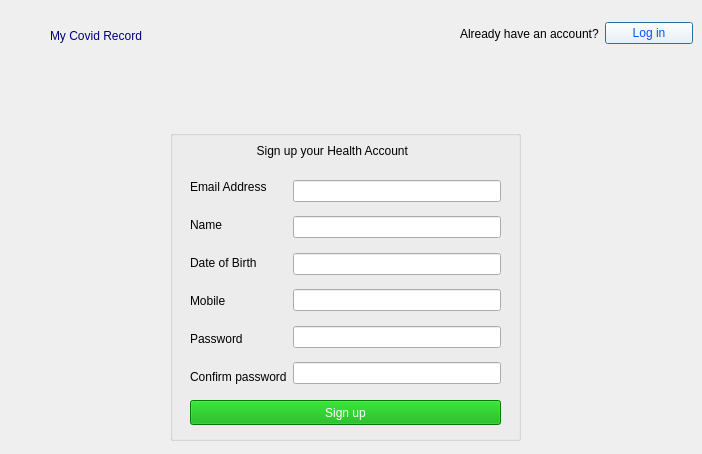
<?xml version="1.0" encoding="UTF-8"?>
<ui version="4.0">
 <class>UserSignup</class>
 <widget class="QDialog" name="UserSignup">
  <property name="geometry">
   <rect>
    <x>0</x>
    <y>0</y>
    <width>702</width>
    <height>454</height>
   </rect>
  </property>
  <property name="windowTitle">
   <string>Dialog</string>
  </property>
  <widget class="QLabel" name="label">
   <property name="geometry">
    <rect>
     <x>50</x>
     <y>20</y>
     <width>151</width>
     <height>31</height>
    </rect>
   </property>
   <property name="styleSheet">
    <string notr="true">color: rgb(0, 0, 127);
font: 87 11pt &quot;Arial Black&quot;;</string>
   </property>
   <property name="text">
    <string>My Covid Record</string>
   </property>
  </widget>
  <widget class="QLabel" name="label_image1">
   <property name="geometry">
    <rect>
     <x>270</x>
     <y>50</y>
     <width>151</width>
     <height>61</height>
    </rect>
   </property>
   <property name="text">
    <string/>
   </property>
  </widget>
  <widget class="QWidget" name="layoutWidget">
   <property name="geometry">
    <rect>
     <x>460</x>
     <y>20</y>
     <width>233</width>
     <height>27</height>
    </rect>
   </property>
   <layout class="QHBoxLayout" name="horizontalLayout">
    <item>
     <widget class="QLabel" name="label_2">
      <property name="styleSheet">
       <string notr="true">font: 9pt &quot;Arial Rounded MT Bold&quot;;</string>
      </property>
      <property name="text">
       <string>Already have an account?</string>
      </property>
     </widget>
    </item>
    <item>
     <widget class="QPushButton" name="pushButton_Login">
      <property name="styleSheet">
       <string notr="true">background-color: rgb(255, 255, 255);
font: 87 9pt &quot;Arial Black&quot;;
color: rgb(0, 85, 255);</string>
      </property>
      <property name="text">
       <string>Log in</string>
      </property>
     </widget>
    </item>
   </layout>
  </widget>
  <widget class="QGroupBox" name="groupBox">
   <property name="geometry">
    <rect>
     <x>170</x>
     <y>130</y>
     <width>351</width>
     <height>311</height>
    </rect>
   </property>
   <property name="title">
    <string/>
   </property>
   <widget class="QLabel" name="label_3">
    <property name="geometry">
     <rect>
      <x>70</x>
      <y>0</y>
      <width>241</width>
      <height>41</height>
     </rect>
    </property>
    <property name="styleSheet">
     <string notr="true">font: 87 9pt &quot;Arial Black&quot;;</string>
    </property>
    <property name="text">
     <string>     Sign up your Health Account</string>
    </property>
   </widget>
   <widget class="QWidget" name="">
    <property name="geometry">
     <rect>
      <x>20</x>
      <y>50</y>
      <width>311</width>
      <height>204</height>
     </rect>
    </property>
    <layout class="QHBoxLayout" name="horizontalLayout_2">
     <item>
      <layout class="QVBoxLayout" name="verticalLayout">
       <item>
        <widget class="QLabel" name="label_4">
         <property name="text">
          <string>Email Address</string>
         </property>
        </widget>
       </item>
       <item>
        <spacer name="verticalSpacer">
         <property name="orientation">
          <enum>Qt::Vertical</enum>
         </property>
         <property name="sizeHint" stdset="0">
          <size>
           <width>20</width>
           <height>40</height>
          </size>
         </property>
        </spacer>
       </item>
       <item>
        <widget class="QLabel" name="label_5">
         <property name="text">
          <string>Name</string>
         </property>
        </widget>
       </item>
       <item>
        <spacer name="verticalSpacer_2">
         <property name="orientation">
          <enum>Qt::Vertical</enum>
         </property>
         <property name="sizeHint" stdset="0">
          <size>
           <width>20</width>
           <height>40</height>
          </size>
         </property>
        </spacer>
       </item>
       <item>
        <widget class="QLabel" name="label_6">
         <property name="text">
          <string>Date of Birth</string>
         </property>
        </widget>
       </item>
       <item>
        <spacer name="verticalSpacer_3">
         <property name="orientation">
          <enum>Qt::Vertical</enum>
         </property>
         <property name="sizeHint" stdset="0">
          <size>
           <width>20</width>
           <height>40</height>
          </size>
         </property>
        </spacer>
       </item>
       <item>
        <widget class="QLabel" name="label_7">
         <property name="text">
          <string>Mobile</string>
         </property>
        </widget>
       </item>
       <item>
        <spacer name="verticalSpacer_4">
         <property name="orientation">
          <enum>Qt::Vertical</enum>
         </property>
         <property name="sizeHint" stdset="0">
          <size>
           <width>20</width>
           <height>40</height>
          </size>
         </property>
        </spacer>
       </item>
       <item>
        <widget class="QLabel" name="label_8">
         <property name="text">
          <string>Password</string>
         </property>
        </widget>
       </item>
       <item>
        <spacer name="verticalSpacer_5">
         <property name="orientation">
          <enum>Qt::Vertical</enum>
         </property>
         <property name="sizeHint" stdset="0">
          <size>
           <width>20</width>
           <height>40</height>
          </size>
         </property>
        </spacer>
       </item>
       <item>
        <widget class="QLabel" name="label_9">
         <property name="text">
          <string>Confirm password</string>
         </property>
        </widget>
       </item>
      </layout>
     </item>
     <item>
      <layout class="QVBoxLayout" name="verticalLayout_2">
       <item>
        <widget class="QLineEdit" name="lineEdit"/>
       </item>
       <item>
        <spacer name="verticalSpacer_6">
         <property name="orientation">
          <enum>Qt::Vertical</enum>
         </property>
         <property name="sizeHint" stdset="0">
          <size>
           <width>20</width>
           <height>40</height>
          </size>
         </property>
        </spacer>
       </item>
       <item>
        <widget class="QLineEdit" name="lineEdit_2"/>
       </item>
       <item>
        <spacer name="verticalSpacer_7">
         <property name="orientation">
          <enum>Qt::Vertical</enum>
         </property>
         <property name="sizeHint" stdset="0">
          <size>
           <width>20</width>
           <height>40</height>
          </size>
         </property>
        </spacer>
       </item>
       <item>
        <widget class="QLineEdit" name="lineEdit_3"/>
       </item>
       <item>
        <spacer name="verticalSpacer_8">
         <property name="orientation">
          <enum>Qt::Vertical</enum>
         </property>
         <property name="sizeHint" stdset="0">
          <size>
           <width>20</width>
           <height>40</height>
          </size>
         </property>
        </spacer>
       </item>
       <item>
        <widget class="QLineEdit" name="lineEdit_4"/>
       </item>
       <item>
        <spacer name="verticalSpacer_9">
         <property name="orientation">
          <enum>Qt::Vertical</enum>
         </property>
         <property name="sizeHint" stdset="0">
          <size>
           <width>20</width>
           <height>40</height>
          </size>
         </property>
        </spacer>
       </item>
       <item>
        <widget class="QLineEdit" name="lineEdit_5"/>
       </item>
       <item>
        <spacer name="verticalSpacer_10">
         <property name="orientation">
          <enum>Qt::Vertical</enum>
         </property>
         <property name="sizeHint" stdset="0">
          <size>
           <width>20</width>
           <height>40</height>
          </size>
         </property>
        </spacer>
       </item>
       <item>
        <widget class="QLineEdit" name="lineEdit_6"/>
       </item>
      </layout>
     </item>
    </layout>
   </widget>
   <widget class="QPushButton" name="pushButton_2">
    <property name="geometry">
     <rect>
      <x>20</x>
      <y>270</y>
      <width>311</width>
      <height>25</height>
     </rect>
    </property>
    <property name="styleSheet">
     <string notr="true">background-color: rgb(0, 170, 0);
color: rgb(255, 255, 255);
font: 87 9pt &quot;Arial Black&quot;;</string>
    </property>
    <property name="text">
     <string>Sign up</string>
    </property>
   </widget>
  </widget>
 </widget>
 <resources/>
 <connections/>
</ui>
